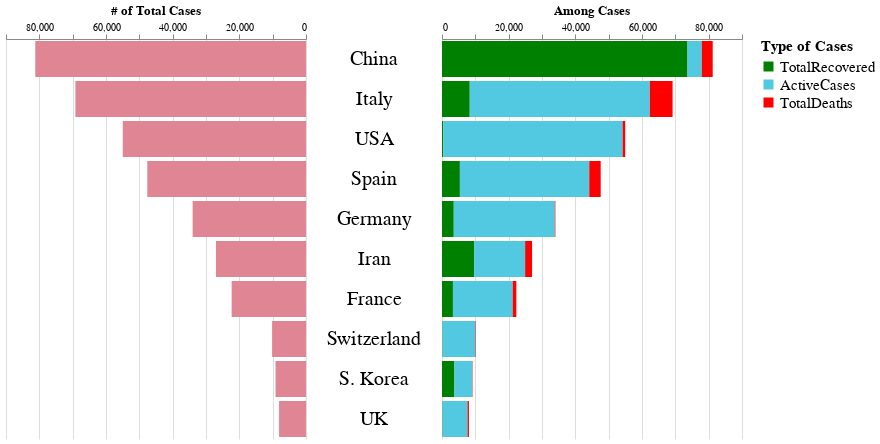

This figure's notebook cell:
### Markdown cell above
Since the novel coronavirus is now considered to be pandemic, it is useful to know which countries suffer the most from this disease. In the following cell, the data of statistics of each country were collected, and then 10 countries that have the highest severity were listed.

### Code cell
# rank the countries by the total number of cases
data_1 = data.sort_values(by = 'TotalCases', ascending = False).head(11).iloc[1:11]

# set ranking range from 1 to 10
data_1['index'] = list(range(1,11))
data_1.set_index('index', inplace = True)
data_1.fillna(value = {'TotalDeaths' : 0}, inplace = True)

# ranking list 
names_c = data_1['Country,Other'].to_list()

# replace NaN with 0 in Total Deaths

middle  = alt.Chart(data_1).encode(
    alt.Y('Country,Other:N', sort = names, axis=None),
    text = alt.Text('Country,Other:N'),
).mark_text(fontSize = 20).properties( height = 400)

left = alt.Chart(data_1).encode(
    alt.Y('Country,Other:N', sort = names_c, title = None, axis = None),
    alt.X('TotalCases:Q', sort = 'descending', axis = alt.Axis(title = None,orient = 'top'))
).mark_bar(color = '#E08594').properties(
width = 300,
    height = 400,
    title = '# of Total Cases'
)

# long form
right_data = data_1[['Country,Other', 'TotalRecovered', 'ActiveCases','TotalDeaths']]
right_data = pd.melt(right_data, id_vars = 'Country,Other')

right = alt.Chart(right_data).mark_bar().encode(
    alt.Y('Country,Other:N', axis = None, sort = names_c),
    alt.X('value:Q', axis = alt.Axis(title = None,orient = 'top')),
    alt.Color('variable:N', scale = alt.Scale(domain = names, range = colors),\
             legend = alt.Legend(title = 'Type of Cases', titleFontSize = 15, labelFontSize = 15))
).properties(
width = 300,
    height = 400,
    title = 'Among Cases'
)
(left | middle| right).configure_view(strokeWidth=0)

### Figure 1 — Vega-Lite specification as saved in the notebook (floating-point values rounded to 4 significant figures)
{"config": {"view": {"continuousWidth": 400, "continuousHeight": 300, "strokeWidth": 0}}, "hconcat": [{"mark": {"type": "bar", "color": "#E08594"}, "encoding": {"x": {"type": "quantitative", "axis": {"orient": "top", "title": null}, "field": "TotalCases", "sort": "descending"}, "y": {"type": "nominal", "axis": null, "field": "Country,Other", "sort": ["China", "Italy", "USA", "Spain", "Germany", "Iran", "France", "Switzerland", "S. Korea", "UK"], "title": null}}, "height": 400, "title": "# of Total Cases", "width": 300}, {"mark": {"type": "text", "fontSize": 20}, "encoding": {"text": {"type": "nominal", "field": "Country,Other"}, "y": {"type": "nominal", "axis": null, "field": "Country,Other", "sort": ["TotalRecovered", "ActiveCases", "TotalDeaths"]}}, "height": 400}, {"data": {"name": "data-59246f6439b6e633c2d77cc3bc25e29f"}, "mark": "bar", "encoding": {"color": {"type": "nominal", "field": "variable", "legend": {"labelFontSize": 15, "title": "Type of Cases", "titleFontSize": 15}, "scale": {"domain": ["TotalRecovered", "ActiveCases", "TotalDeaths"], "range": ["green", "#52C9E0", "red"]}}, "x": {"type": "quantitative", "axis": {"orient": "top", "title": null}, "field": "value"}, "y": {"type": "nominal", "axis": null, "field": "Country,Other", "sort": ["China", "Italy", "USA", "Spain", "Germany", "Iran", "France", "Switzerland", "S. Korea", "UK"]}}, "height": 400, "title": "Among Cases", "width": 300}], "data": {"name": "data-715a2a1668360c9cad81e239f17874b1"}, "$schema": "https://vega.github.io/schema/vega-lite/v4.0.2.json", "datasets": {"data-715a2a1668360c9cad81e239f17874b1": [{"Country,Other": "China", "TotalCases": 81218, "NewCases": "+47", "TotalDeaths": 3281.0, "NewDeaths": 4.0, "TotalRecovered": 73650.0, "ActiveCases": 4287, "Serious,Critical": 1399.0, "Tot Cases/1M pop": 56.0, "Tot Deaths/1M pop": 2.0}, {"Country,Other": "Italy", "TotalCases": 69176, "NewCases": null, "TotalDeaths": 6820.0, "NewDeaths": null, "TotalRecovered": 8326.0, "ActiveCases": 54030, "Serious,Critical": 3393.0, "Tot Cases/1M pop": 1144.0, "Tot Deaths/1M pop": 113.0}, {"Country,Other": "USA", "TotalCases": 54963, "NewCases": "+82", "TotalDeaths": 784.0, "NewDeaths": 4.0, "TotalRecovered": 379.0, "ActiveCases": 53800, "Serious,Critical": 1175.0, "Tot Cases/1M pop": 166.0, "Tot Deaths/1M pop": 2.0}, {"Country,Other": "Spain", "TotalCases": 47610, "NewCases": "+5,552", "TotalDeaths": 3434.0, "NewDeaths": 443.0, "TotalRecovered": 5367.0, "ActiveCases": 38809, "Serious,Critical": 2636.0, "Tot Cases/1M pop": 1018.0, "Tot Deaths/1M pop": 73.0}, {"Country,Other": "Germany", "TotalCases": 34009, "NewCases": "+1,018", "TotalDeaths": 172.0, "NewDeaths": 13.0, "TotalRecovered": 3532.0, "ActiveCases": 30305, "Serious,Critical": 23.0, "Tot Cases/1M pop": 406.0, "Tot Deaths/1M pop": 2.0}, {"Country,Other": "Iran", "TotalCases": 27017, "NewCases": "+2,206", "TotalDeaths": 2077.0, "NewDeaths": 143.0, "TotalRecovered": 9625.0, "ActiveCases": 15315, "Serious,Critical": null, "Tot Cases/1M pop": 322.0, "Tot Deaths/1M pop": 25.0}, {"Country,Other": "France", "TotalCases": 22304, "NewCases": null, "TotalDeaths": 1100.0, "NewDeaths": null, "TotalRecovered": 3281.0, "ActiveCases": 17923, "Serious,Critical": 2516.0, "Tot Cases/1M pop": 342.0, "Tot Deaths/1M pop": 17.0}, {"Country,Other": "Switzerland", "TotalCases": 10171, "NewCases": "+294", "TotalDeaths": 135.0, "NewDeaths": 13.0, "TotalRecovered": 131.0, "ActiveCases": 9905, "Serious,Critical": 141.0, "Tot Cases/1M pop": 1175.0, "Tot Deaths/1M pop": 16.0}, {"Country,Other": "S. Korea", "TotalCases": 9137, "NewCases": "+100", "TotalDeaths": 126.0, "NewDeaths": 6.0, "TotalRecovered": 3730.0, "ActiveCases": 5281, "Serious,Critical": 59.0, "Tot Cases/1M pop": 178.0, "Tot Deaths/1M pop": 2.0}, {"Country,Other": "UK", "TotalCases": 8077, "NewCases": null, "TotalDeaths": 422.0, "NewDeaths": null, "TotalRecovered": 135.0, "ActiveCases": 7520, "Serious,Critical": 20.0, "Tot Cases/1M pop": 119.0, "Tot Deaths/1M pop": 6.0}], "data-59246f6439b6e633c2d77cc3bc25e29f": [{"Country,Other": "China", "variable": "TotalRecovered", "value": 73650.0}, {"Country,Other": "Italy", "variable": "TotalRecovered", "value": 8326.0}, {"Country,Other": "USA", "variable": "TotalRecovered", "value": 379.0}, {"Country,Other": "Spain", "variable": "TotalRecovered", "value": 5367.0}, {"Country,Other": "Germany", "variable": "TotalRecovered", "value": 3532.0}, {"Country,Other": "Iran", "variable": "TotalRecovered", "value": 9625.0}, {"Country,Other": "France", "variable": "TotalRecovered", "value": 3281.0}, {"Country,Other": "Switzerland", "variable": "TotalRecovered", "value": 131.0}, {"Country,Other": "S. Korea", "variable": "TotalRecovered", "value": 3730.0}, {"Country,Other": "UK", "variable": "TotalRecovered", "value": 135.0}, {"Country,Other": "China", "variable": "ActiveCases", "value": 4287.0}, {"Country,Other": "Italy", "variable": "ActiveCases", "value": 54030.0}, {"Country,Other": "USA", "variable": "ActiveCases", "value": 53800.0}, {"Country,Other": "Spain", "variable": "ActiveCases", "value": 38810.0}, {"Country,Other": "Germany", "variable": "ActiveCases", "value": 30300.0}, {"Country,Other": "Iran", "variable": "ActiveCases", "value": 15320.0}, {"Country,Other": "France", "variable": "ActiveCases", "value": 17920.0}, {"Country,Other": "Switzerland", "variable": "ActiveCases", "value": 9905.0}, {"Country,Other": "S. Korea", "variable": "ActiveCases", "value": 5281.0}, {"Country,Other": "UK", "variable": "ActiveCases", "value": 7520.0}, {"Country,Other": "China", "variable": "TotalDeaths", "value": 3281.0}, {"Country,Other": "Italy", "variable": "TotalDeaths", "value": 6820.0}, {"Country,Other": "USA", "variable": "TotalDeaths", "value": 784.0}, {"Country,Other": "Spain", "variable": "TotalDeaths", "value": 3434.0}, {"Country,Other": "Germany", "variable": "TotalDeaths", "value": 172.0}, {"Country,Other": "Iran", "variable": "TotalDeaths", "value": 2077.0}, {"Country,Other": "France", "variable": "TotalDeaths", "value": 1100.0}, {"Country,Other": "Switzerland", "variable": "TotalDeaths", "value": 135.0}, {"Country,Other": "S. Korea", "variable": "TotalDeaths", "value": 126.0}, {"Country,Other": "UK", "variable": "TotalDeaths", "value": 422.0}]}}
